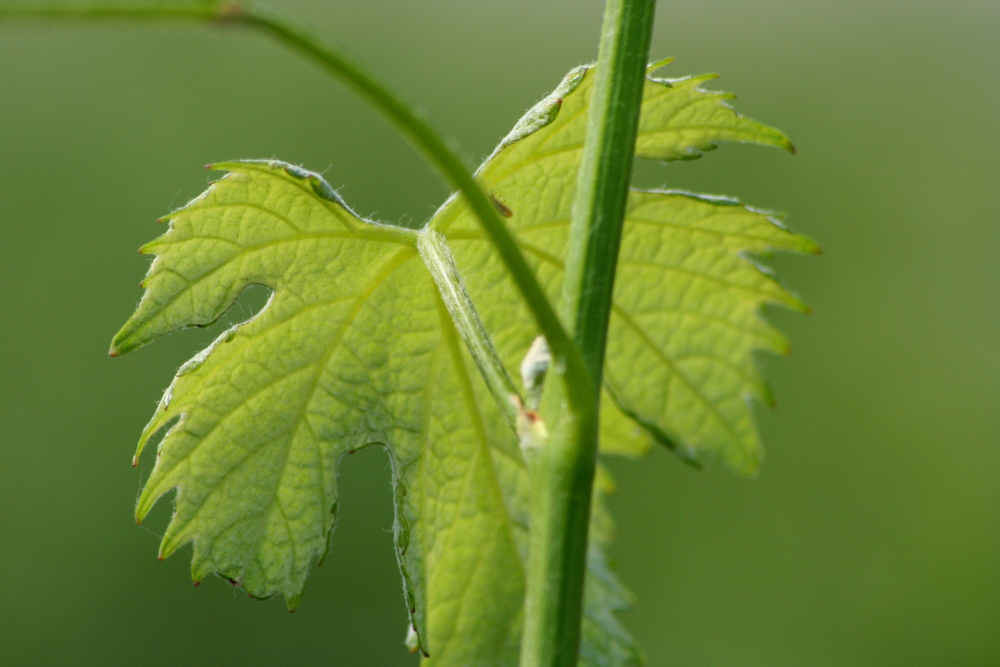
#> input picture assets/_source/vine_leaf_user_original.jpg, 2000 x 1333 px, found by its file name (shown at 1/2 size)
$ python home_leaf_bg.py
#> lines starting #> are read from the running program, lines starting #| are printed output that depends on the picture
"""Home page background trial (2026-10-18, user): the user's vine-leaf photo BEHIND the wall of AOC names.
The original wall (Web_Page_Background.png) is opaque, so the names are re-used as see-through layers made from
the letter mask already extracted for the cream theme (assets/page_bg_cream_wall.png alpha):
  assets/page_bg_leaf.webp         the photo, 1920 px, saturation x LEAF_SAT
  assets/page_bg_names_dark.png    rust-coloured letters (dark theme), alpha 0.8 x mask (x NAMES_GAIN)
  assets/page_bg_names_cream.png   brown letters (cream theme), alpha 0.24 x mask (x NAMES_GAIN)
Run from WEB Site: python3 assets/_source/home_leaf_bg.py   (also stamps the links in index.html with ?v=<time>)
"""
import numpy as np
from PIL import Image, ImageEnhance

LEAF_SAT = .7 * .7     # 2026-10-18 user: leaf colour intensity -30 %, applied twice
NAMES_GAIN = 1.2 ** 3     # 2026-10-18 user: AOC names intensity +20 %, applied three times

leaf = Image.open('assets/_source/vine_leaf_user_original.jpg').convert('RGB')
#> leaf is the input picture: PIL image 2000x1333 RGB; mean R, G, B 105.9, 132.2, 51.5
leaf.thumbnail((1920, 1920), Image.LANCZOS)
#> leaf: PIL image 1920x1280 RGB
leaf = ImageEnhance.Color(leaf).enhance(LEAF_SAT)
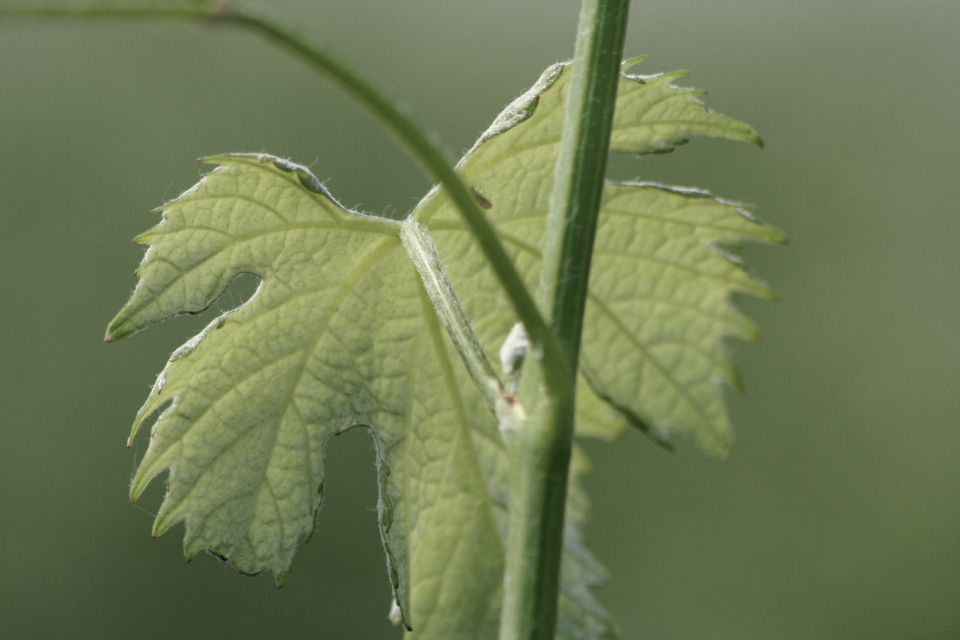
#> leaf: PIL image 1920x1280 RGB (shown at 1/2 size); mean R, G, B 110.2, 122.9, 83.5
leaf.save('assets/page_bg_leaf.webp', 'WEBP', quality=80, method=6)

mask = np.asarray(Image.open('assets/page_bg_cream_wall.png').convert('RGBA'))[..., 3].astype(float) / 255
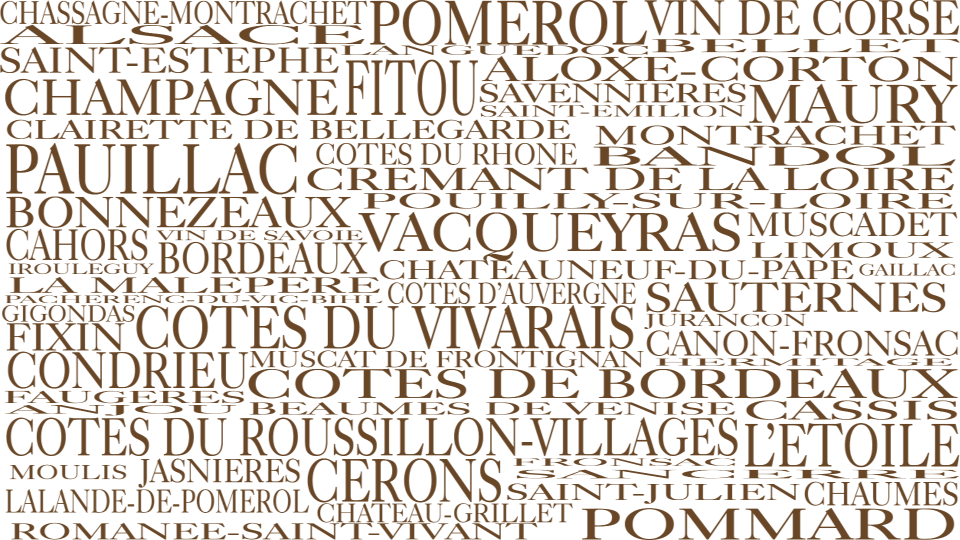
#> input picture assets/page_bg_cream_wall.png, 1920 x 1080 px, found by its file name (shown at 1/2 size)
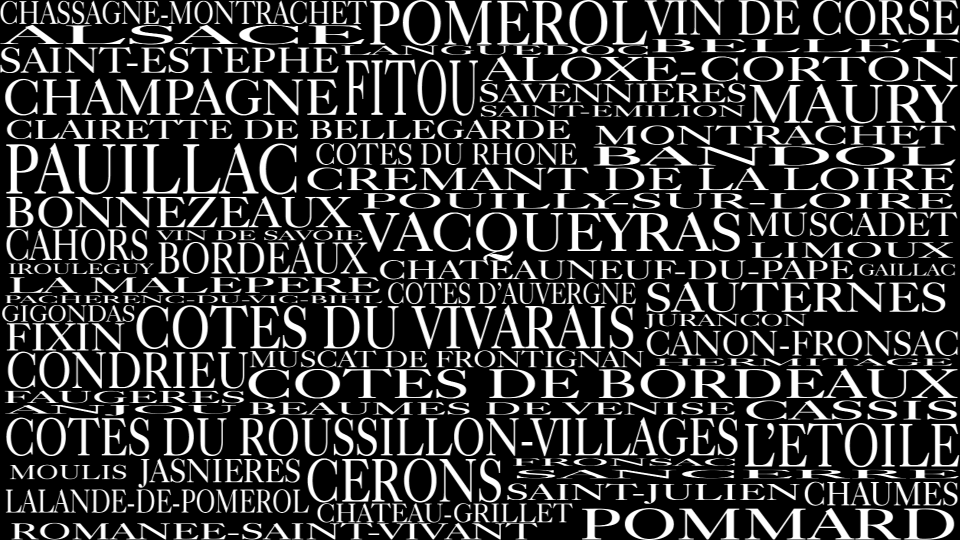
#> mask: shape (1080, 1920) float64 (shown at 1/2 size); min 0, max 1, mean 0.218
for name, rgb, k in [('dark', (156, 52, 36), .8), ('cream', (104, 70, 38), .24)]:
    out = np.zeros(mask.shape + (4,), np.uint8)
    out[..., :3] = rgb
    out[..., 3] = np.clip(mask * k * NAMES_GAIN * 255, 0, 255)
    Image.fromarray(out).save(f'assets/page_bg_names_{name}.png', optimize=True)
#> this loop made 2 passes
#> pass 1, `Image.fromarray(out).save(f'assets/page_bg_names_{name}.png', optimize..`:
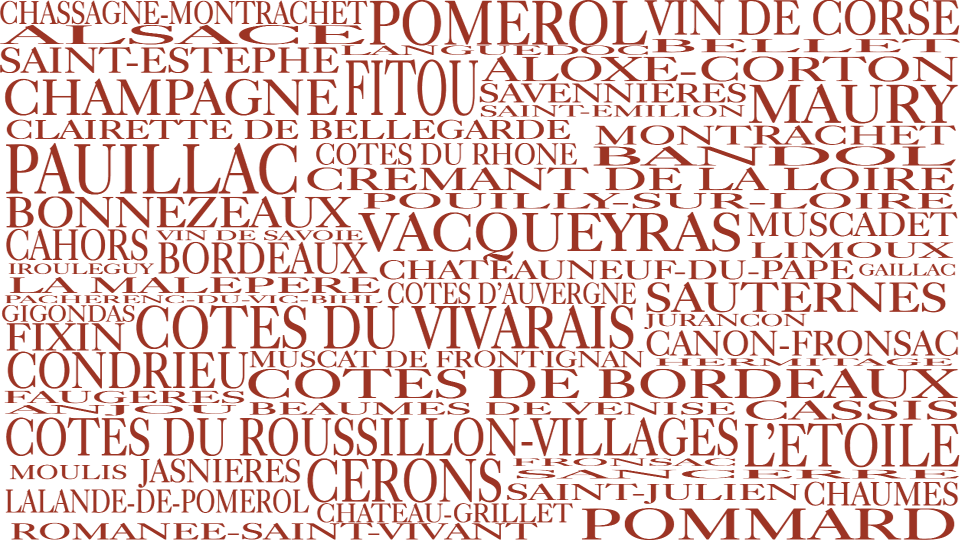
#> saved as page_bg_names_dark.png: PIL image 1920x1080 RGBA (shown at 1/2 size); mean R, G, B, A 156, 52, 36, 61.1; transparent parts drawn white
#> pass 2, `Image.fromarray(out).save(f'assets/page_bg_names_{name}.png', optimize..`:
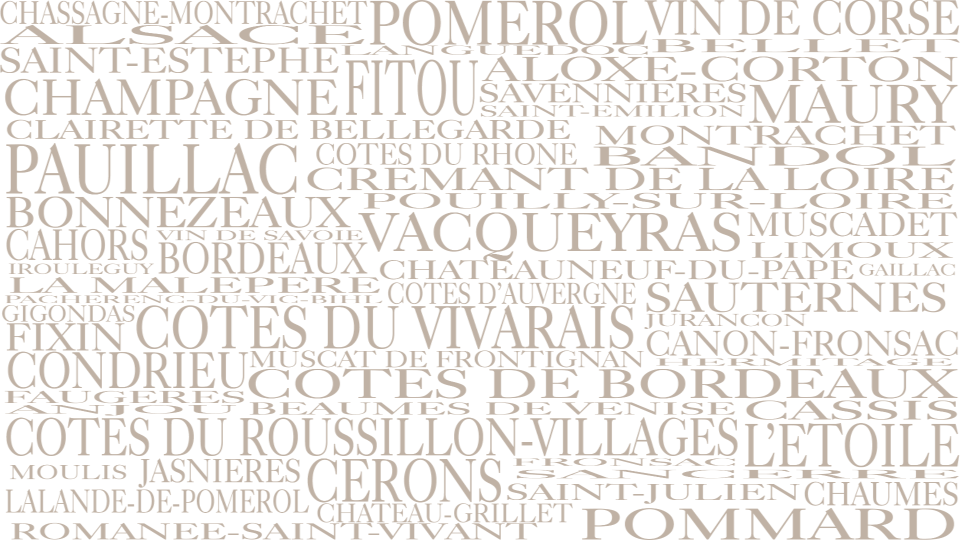
#> saved as page_bg_names_cream.png: PIL image 1920x1080 RGBA (shown at 1/2 size); mean R, G, B, A 104, 70, 38, 22.9; transparent parts drawn white
# cache-busting: browsers keep the old picture when the file name does not change, so every run stamps
# the links in index.html (main CSS and the generated fw-theme-css) with a new ?v=
import re, time
from pathlib import Path
idx = Path('index.html')
v = time.strftime('%Y%m%d%H%M%S')
#> (the run stopped early here; a loop or call above may not have finished)
